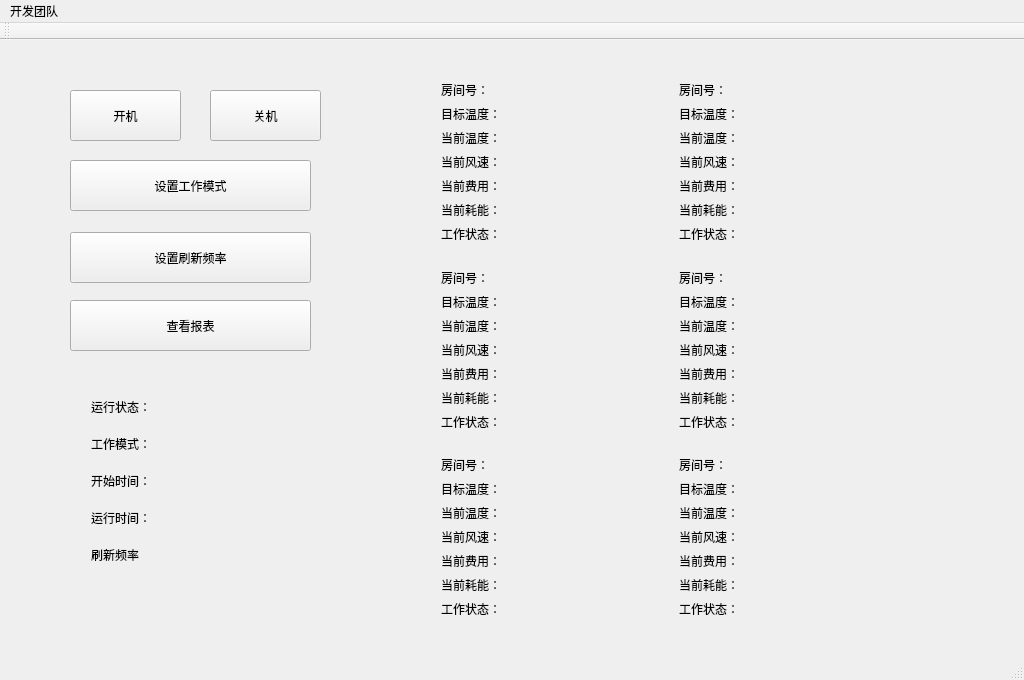
<?xml version="1.0" encoding="UTF-8"?>
<ui version="4.0">
 <class>MainEngine</class>
 <widget class="QMainWindow" name="MainEngine">
  <property name="geometry">
   <rect>
    <x>0</x>
    <y>0</y>
    <width>1024</width>
    <height>680</height>
   </rect>
  </property>
  <property name="minimumSize">
   <size>
    <width>1024</width>
    <height>680</height>
   </size>
  </property>
  <property name="maximumSize">
   <size>
    <width>1024</width>
    <height>660</height>
   </size>
  </property>
  <property name="windowTitle">
   <string>MainEngine</string>
  </property>
  <widget class="QWidget" name="centralWidget">
   <widget class="QPushButton" name="open_main">
    <property name="geometry">
     <rect>
      <x>70</x>
      <y>50</y>
      <width>111</width>
      <height>51</height>
     </rect>
    </property>
    <property name="text">
     <string>开机</string>
    </property>
   </widget>
   <widget class="QPushButton" name="close_main">
    <property name="geometry">
     <rect>
      <x>210</x>
      <y>50</y>
      <width>111</width>
      <height>51</height>
     </rect>
    </property>
    <property name="text">
     <string>关机</string>
    </property>
   </widget>
   <widget class="QPushButton" name="set_working_mode">
    <property name="geometry">
     <rect>
      <x>70</x>
      <y>120</y>
      <width>241</width>
      <height>51</height>
     </rect>
    </property>
    <property name="text">
     <string>设置工作模式</string>
    </property>
   </widget>
   <widget class="QPushButton" name="report">
    <property name="geometry">
     <rect>
      <x>70</x>
      <y>260</y>
      <width>241</width>
      <height>51</height>
     </rect>
    </property>
    <property name="text">
     <string>查看报表</string>
    </property>
   </widget>
   <widget class="QWidget" name="gridLayoutWidget">
    <property name="geometry">
     <rect>
      <x>430</x>
      <y>30</y>
      <width>491</width>
      <height>559</height>
     </rect>
    </property>
    <layout class="QGridLayout" name="gridLayout">
     <item row="0" column="1">
      <layout class="QGridLayout" name="gridLayout_3">
       <item row="0" column="0">
        <layout class="QGridLayout" name="gridLayout_8">
         <item row="4" column="1">
          <widget class="QLabel" name="fee_2_input">
           <property name="text">
            <string/>
           </property>
          </widget>
         </item>
         <item row="3" column="1">
          <widget class="QLabel" name="current_wind_2_input">
           <property name="text">
            <string/>
           </property>
          </widget>
         </item>
         <item row="4" column="0">
          <widget class="QLabel" name="fee_2">
           <property name="text">
            <string>当前费用：</string>
           </property>
          </widget>
         </item>
         <item row="6" column="1">
          <widget class="QLabel" name="working_state_2_input">
           <property name="text">
            <string/>
           </property>
          </widget>
         </item>
         <item row="0" column="1">
          <widget class="QLabel" name="room_num_2_input">
           <property name="text">
            <string/>
           </property>
          </widget>
         </item>
         <item row="3" column="0">
          <widget class="QLabel" name="current_wind_2">
           <property name="text">
            <string>当前风速：</string>
           </property>
          </widget>
         </item>
         <item row="6" column="0">
          <widget class="QLabel" name="working_state_2">
           <property name="text">
            <string>工作状态：</string>
           </property>
          </widget>
         </item>
         <item row="7" column="0">
          <widget class="QLabel" name="label_86">
           <property name="text">
            <string/>
           </property>
          </widget>
         </item>
         <item row="1" column="0">
          <widget class="QLabel" name="target_temp_2">
           <property name="text">
            <string>目标温度：</string>
           </property>
          </widget>
         </item>
         <item row="2" column="1">
          <widget class="QLabel" name="current_temp_2_input">
           <property name="text">
            <string/>
           </property>
          </widget>
         </item>
         <item row="1" column="1">
          <widget class="QLabel" name="target_temp_2_input">
           <property name="text">
            <string/>
           </property>
          </widget>
         </item>
         <item row="2" column="0">
          <widget class="QLabel" name="current_temp_2">
           <property name="text">
            <string>当前温度：</string>
           </property>
          </widget>
         </item>
         <item row="0" column="0">
          <widget class="QLabel" name="room_num_2">
           <property name="text">
            <string>房间号：</string>
           </property>
          </widget>
         </item>
         <item row="5" column="0">
          <widget class="QLabel" name="current_energy_2">
           <property name="text">
            <string>当前耗能：</string>
           </property>
          </widget>
         </item>
         <item row="5" column="1">
          <widget class="QLabel" name="current_energy_2_input">
           <property name="text">
            <string/>
           </property>
          </widget>
         </item>
        </layout>
       </item>
      </layout>
     </item>
     <item row="2" column="1">
      <layout class="QGridLayout" name="gridLayout_7">
       <item row="0" column="0">
        <layout class="QGridLayout" name="gridLayout_12">
         <item row="4" column="1">
          <widget class="QLabel" name="fee_6_input">
           <property name="text">
            <string/>
           </property>
          </widget>
         </item>
         <item row="3" column="1">
          <widget class="QLabel" name="current_wind_6_input">
           <property name="text">
            <string/>
           </property>
          </widget>
         </item>
         <item row="6" column="0">
          <widget class="QLabel" name="working_state_6">
           <property name="text">
            <string>工作状态：</string>
           </property>
          </widget>
         </item>
         <item row="3" column="0">
          <widget class="QLabel" name="current_wind_6">
           <property name="text">
            <string>当前风速：</string>
           </property>
          </widget>
         </item>
         <item row="4" column="0">
          <widget class="QLabel" name="fee_6">
           <property name="text">
            <string>当前费用：</string>
           </property>
          </widget>
         </item>
         <item row="6" column="1">
          <widget class="QLabel" name="working_state_6_input">
           <property name="text">
            <string/>
           </property>
          </widget>
         </item>
         <item row="0" column="1">
          <widget class="QLabel" name="room_num_6_input">
           <property name="text">
            <string/>
           </property>
          </widget>
         </item>
         <item row="1" column="0">
          <widget class="QLabel" name="target_temp_6">
           <property name="text">
            <string>目标温度：</string>
           </property>
          </widget>
         </item>
         <item row="0" column="0">
          <widget class="QLabel" name="room_num_6">
           <property name="text">
            <string>房间号：</string>
           </property>
          </widget>
         </item>
         <item row="1" column="1">
          <widget class="QLabel" name="target_temp_6_input">
           <property name="text">
            <string/>
           </property>
          </widget>
         </item>
         <item row="2" column="1">
          <widget class="QLabel" name="current_temp_6_input">
           <property name="text">
            <string/>
           </property>
          </widget>
         </item>
         <item row="2" column="0">
          <widget class="QLabel" name="current_temp_6">
           <property name="text">
            <string>当前温度：</string>
           </property>
          </widget>
         </item>
         <item row="5" column="0">
          <widget class="QLabel" name="current_energy_6">
           <property name="text">
            <string>当前耗能：</string>
           </property>
          </widget>
         </item>
         <item row="5" column="1">
          <widget class="QLabel" name="current_energy_6_input">
           <property name="text">
            <string/>
           </property>
          </widget>
         </item>
        </layout>
       </item>
      </layout>
     </item>
     <item row="1" column="0">
      <layout class="QGridLayout" name="gridLayout_4">
       <item row="0" column="0">
        <layout class="QGridLayout" name="gridLayout_9">
         <item row="6" column="1">
          <widget class="QLabel" name="working_state_3_input">
           <property name="text">
            <string/>
           </property>
          </widget>
         </item>
         <item row="0" column="1">
          <widget class="QLabel" name="room_num_3_input">
           <property name="text">
            <string/>
           </property>
          </widget>
         </item>
         <item row="3" column="0">
          <widget class="QLabel" name="current_wind_3">
           <property name="text">
            <string>当前风速：</string>
           </property>
          </widget>
         </item>
         <item row="0" column="0">
          <widget class="QLabel" name="room_num_3">
           <property name="text">
            <string>房间号：</string>
           </property>
          </widget>
         </item>
         <item row="2" column="0">
          <widget class="QLabel" name="current_temp_3">
           <property name="text">
            <string>当前温度：</string>
           </property>
          </widget>
         </item>
         <item row="2" column="1">
          <widget class="QLabel" name="current_temp_3_input">
           <property name="text">
            <string/>
           </property>
          </widget>
         </item>
         <item row="4" column="1">
          <widget class="QLabel" name="fee_3_input">
           <property name="text">
            <string/>
           </property>
          </widget>
         </item>
         <item row="4" column="0">
          <widget class="QLabel" name="fee_3">
           <property name="text">
            <string>当前费用：</string>
           </property>
          </widget>
         </item>
         <item row="1" column="0">
          <widget class="QLabel" name="target_temp_3">
           <property name="text">
            <string>目标温度：</string>
           </property>
          </widget>
         </item>
         <item row="1" column="1">
          <widget class="QLabel" name="target_temp_3_input">
           <property name="text">
            <string/>
           </property>
          </widget>
         </item>
         <item row="6" column="0">
          <widget class="QLabel" name="working_state_3">
           <property name="text">
            <string>工作状态：</string>
           </property>
          </widget>
         </item>
         <item row="3" column="1">
          <widget class="QLabel" name="current_wind_3_input">
           <property name="text">
            <string/>
           </property>
          </widget>
         </item>
         <item row="7" column="0">
          <widget class="QLabel" name="label_87">
           <property name="text">
            <string/>
           </property>
          </widget>
         </item>
         <item row="5" column="0">
          <widget class="QLabel" name="current_energy_3">
           <property name="text">
            <string>当前耗能：</string>
           </property>
          </widget>
         </item>
         <item row="5" column="1">
          <widget class="QLabel" name="current_energy_3_input">
           <property name="text">
            <string/>
           </property>
          </widget>
         </item>
        </layout>
       </item>
      </layout>
     </item>
     <item row="0" column="0">
      <layout class="QGridLayout" name="gridLayout_2">
       <item row="0" column="0">
        <widget class="QLabel" name="room_num_1">
         <property name="text">
          <string>房间号：</string>
         </property>
        </widget>
       </item>
       <item row="1" column="1">
        <widget class="QLabel" name="target_temp_1_input">
         <property name="text">
          <string/>
         </property>
        </widget>
       </item>
       <item row="2" column="1">
        <widget class="QLabel" name="current_temp_1_input">
         <property name="text">
          <string/>
         </property>
        </widget>
       </item>
       <item row="6" column="0">
        <widget class="QLabel" name="working_state_1">
         <property name="text">
          <string>工作状态：</string>
         </property>
        </widget>
       </item>
       <item row="3" column="0">
        <widget class="QLabel" name="current_wind_1">
         <property name="text">
          <string>当前风速：</string>
         </property>
        </widget>
       </item>
       <item row="3" column="1">
        <widget class="QLabel" name="current_wind_1_input">
         <property name="text">
          <string/>
         </property>
        </widget>
       </item>
       <item row="4" column="1">
        <widget class="QLabel" name="fee_1_input">
         <property name="text">
          <string/>
         </property>
        </widget>
       </item>
       <item row="4" column="0">
        <widget class="QLabel" name="fee_1">
         <property name="text">
          <string>当前费用：</string>
         </property>
        </widget>
       </item>
       <item row="6" column="1">
        <widget class="QLabel" name="working_state_1_input">
         <property name="text">
          <string/>
         </property>
        </widget>
       </item>
       <item row="0" column="1">
        <widget class="QLabel" name="room_num_1_input">
         <property name="text">
          <string/>
         </property>
        </widget>
       </item>
       <item row="1" column="0">
        <widget class="QLabel" name="target_temp_1">
         <property name="text">
          <string>目标温度：</string>
         </property>
        </widget>
       </item>
       <item row="7" column="0">
        <widget class="QLabel" name="label_85">
         <property name="text">
          <string/>
         </property>
        </widget>
       </item>
       <item row="5" column="0">
        <widget class="QLabel" name="current_energy_1">
         <property name="text">
          <string>当前耗能：</string>
         </property>
        </widget>
       </item>
       <item row="5" column="1">
        <widget class="QLabel" name="current_energy_1_input">
         <property name="text">
          <string/>
         </property>
        </widget>
       </item>
       <item row="2" column="0">
        <widget class="QLabel" name="current_temp_1">
         <property name="text">
          <string>当前温度：</string>
         </property>
        </widget>
       </item>
      </layout>
     </item>
     <item row="1" column="1">
      <layout class="QGridLayout" name="gridLayout_5">
       <item row="0" column="0">
        <layout class="QGridLayout" name="gridLayout_10">
         <item row="7" column="0">
          <widget class="QLabel" name="label_88">
           <property name="text">
            <string/>
           </property>
          </widget>
         </item>
         <item row="1" column="1">
          <widget class="QLabel" name="target_temp_4_input">
           <property name="text">
            <string/>
           </property>
          </widget>
         </item>
         <item row="2" column="1">
          <widget class="QLabel" name="current_temp_4_input">
           <property name="text">
            <string/>
           </property>
          </widget>
         </item>
         <item row="2" column="0">
          <widget class="QLabel" name="current_temp_4">
           <property name="text">
            <string>当前温度：</string>
           </property>
          </widget>
         </item>
         <item row="6" column="0">
          <widget class="QLabel" name="working_state_4">
           <property name="text">
            <string>工作状态：</string>
           </property>
          </widget>
         </item>
         <item row="3" column="0">
          <widget class="QLabel" name="current_wind_4">
           <property name="text">
            <string>当前风速：</string>
           </property>
          </widget>
         </item>
         <item row="3" column="1">
          <widget class="QLabel" name="current_wind_4_input">
           <property name="text">
            <string/>
           </property>
          </widget>
         </item>
         <item row="4" column="1">
          <widget class="QLabel" name="fee_4_input">
           <property name="text">
            <string/>
           </property>
          </widget>
         </item>
         <item row="4" column="0">
          <widget class="QLabel" name="fee_4">
           <property name="text">
            <string>当前费用：</string>
           </property>
          </widget>
         </item>
         <item row="6" column="1">
          <widget class="QLabel" name="working_state_4_input">
           <property name="text">
            <string/>
           </property>
          </widget>
         </item>
         <item row="0" column="1">
          <widget class="QLabel" name="room_num_4_input">
           <property name="text">
            <string/>
           </property>
          </widget>
         </item>
         <item row="1" column="0">
          <widget class="QLabel" name="target_temp_4">
           <property name="text">
            <string>目标温度：</string>
           </property>
          </widget>
         </item>
         <item row="0" column="0">
          <widget class="QLabel" name="room_num_4">
           <property name="text">
            <string>房间号：</string>
           </property>
          </widget>
         </item>
         <item row="5" column="0">
          <widget class="QLabel" name="current_energy_4">
           <property name="text">
            <string>当前耗能：</string>
           </property>
          </widget>
         </item>
         <item row="5" column="1">
          <widget class="QLabel" name="current_energy_4_input">
           <property name="text">
            <string/>
           </property>
          </widget>
         </item>
        </layout>
       </item>
      </layout>
     </item>
     <item row="2" column="0">
      <layout class="QGridLayout" name="gridLayout_6">
       <item row="0" column="0">
        <layout class="QGridLayout" name="gridLayout_11">
         <item row="1" column="1">
          <widget class="QLabel" name="target_temp_5_input">
           <property name="text">
            <string/>
           </property>
          </widget>
         </item>
         <item row="2" column="1">
          <widget class="QLabel" name="current_temp_5_input">
           <property name="text">
            <string/>
           </property>
          </widget>
         </item>
         <item row="2" column="0">
          <widget class="QLabel" name="current_temp_5">
           <property name="text">
            <string>当前温度：</string>
           </property>
          </widget>
         </item>
         <item row="6" column="0">
          <widget class="QLabel" name="working_state_5">
           <property name="text">
            <string>工作状态：</string>
           </property>
          </widget>
         </item>
         <item row="3" column="0">
          <widget class="QLabel" name="current_wind_5">
           <property name="text">
            <string>当前风速：</string>
           </property>
          </widget>
         </item>
         <item row="3" column="1">
          <widget class="QLabel" name="current_wind_5_input">
           <property name="text">
            <string/>
           </property>
          </widget>
         </item>
         <item row="4" column="1">
          <widget class="QLabel" name="fee_5_input">
           <property name="text">
            <string/>
           </property>
          </widget>
         </item>
         <item row="4" column="0">
          <widget class="QLabel" name="fee_5">
           <property name="text">
            <string>当前费用：</string>
           </property>
          </widget>
         </item>
         <item row="6" column="1">
          <widget class="QLabel" name="working_state_5_input">
           <property name="text">
            <string/>
           </property>
          </widget>
         </item>
         <item row="0" column="1">
          <widget class="QLabel" name="room_num_5_input">
           <property name="text">
            <string/>
           </property>
          </widget>
         </item>
         <item row="1" column="0">
          <widget class="QLabel" name="target_temp_5">
           <property name="text">
            <string>目标温度：</string>
           </property>
          </widget>
         </item>
         <item row="0" column="0">
          <widget class="QLabel" name="room_num_5">
           <property name="text">
            <string>房间号：</string>
           </property>
          </widget>
         </item>
         <item row="5" column="0">
          <widget class="QLabel" name="current_energy_5">
           <property name="text">
            <string>当前耗能：</string>
           </property>
          </widget>
         </item>
         <item row="5" column="1">
          <widget class="QLabel" name="current_energy_5_input">
           <property name="text">
            <string/>
           </property>
          </widget>
         </item>
        </layout>
       </item>
      </layout>
     </item>
    </layout>
   </widget>
   <widget class="QWidget" name="gridLayoutWidget_13">
    <property name="geometry">
     <rect>
      <x>80</x>
      <y>340</y>
      <width>281</width>
      <height>201</height>
     </rect>
    </property>
    <layout class="QGridLayout" name="gridLayout_13">
     <item row="2" column="0">
      <widget class="QLabel" name="start_time">
       <property name="text">
        <string>开始时间：</string>
       </property>
      </widget>
     </item>
     <item row="0" column="0">
      <widget class="QLabel" name="working_state">
       <property name="text">
        <string>运行状态：</string>
       </property>
      </widget>
     </item>
     <item row="0" column="1">
      <widget class="QLabel" name="working_state_input">
       <property name="text">
        <string/>
       </property>
      </widget>
     </item>
     <item row="1" column="0">
      <widget class="QLabel" name="working_mode">
       <property name="text">
        <string>工作模式：</string>
       </property>
      </widget>
     </item>
     <item row="2" column="1">
      <widget class="QLabel" name="start_time_input">
       <property name="text">
        <string/>
       </property>
      </widget>
     </item>
     <item row="3" column="0">
      <widget class="QLabel" name="running_time">
       <property name="text">
        <string>运行时间：</string>
       </property>
      </widget>
     </item>
     <item row="1" column="1">
      <widget class="QLabel" name="working_mode_input">
       <property name="text">
        <string/>
       </property>
      </widget>
     </item>
     <item row="3" column="1">
      <widget class="QLabel" name="running_time_input">
       <property name="text">
        <string/>
       </property>
      </widget>
     </item>
     <item row="4" column="0">
      <widget class="QLabel" name="update_frequency_2">
       <property name="text">
        <string>刷新频率</string>
       </property>
      </widget>
     </item>
     <item row="4" column="1">
      <widget class="QLabel" name="update_frequency_input">
       <property name="text">
        <string/>
       </property>
      </widget>
     </item>
    </layout>
   </widget>
   <widget class="QPushButton" name="update_frequency">
    <property name="geometry">
     <rect>
      <x>70</x>
      <y>192</y>
      <width>241</width>
      <height>51</height>
     </rect>
    </property>
    <property name="text">
     <string>设置刷新频率</string>
    </property>
   </widget>
   <zorder>close_main</zorder>
   <zorder>open_main</zorder>
   <zorder>set_working_mode</zorder>
   <zorder>report</zorder>
   <zorder>gridLayoutWidget</zorder>
   <zorder>gridLayoutWidget_13</zorder>
   <zorder>update_frequency</zorder>
  </widget>
  <widget class="QMenuBar" name="menuBar">
   <property name="geometry">
    <rect>
     <x>0</x>
     <y>0</y>
     <width>1024</width>
     <height>26</height>
    </rect>
   </property>
   <widget class="QMenu" name="menu">
    <property name="title">
     <string>开发团队</string>
    </property>
    <addaction name="actionLorewalker"/>
   </widget>
   <addaction name="menu"/>
  </widget>
  <widget class="QToolBar" name="mainToolBar">
   <attribute name="toolBarArea">
    <enum>TopToolBarArea</enum>
   </attribute>
   <attribute name="toolBarBreak">
    <bool>false</bool>
   </attribute>
  </widget>
  <widget class="QStatusBar" name="statusBar"/>
  <action name="actionLorewalker">
   <property name="text">
    <string>Lorewalker</string>
   </property>
  </action>
 </widget>
 <layoutdefault spacing="6" margin="11"/>
 <resources/>
 <connections/>
</ui>
